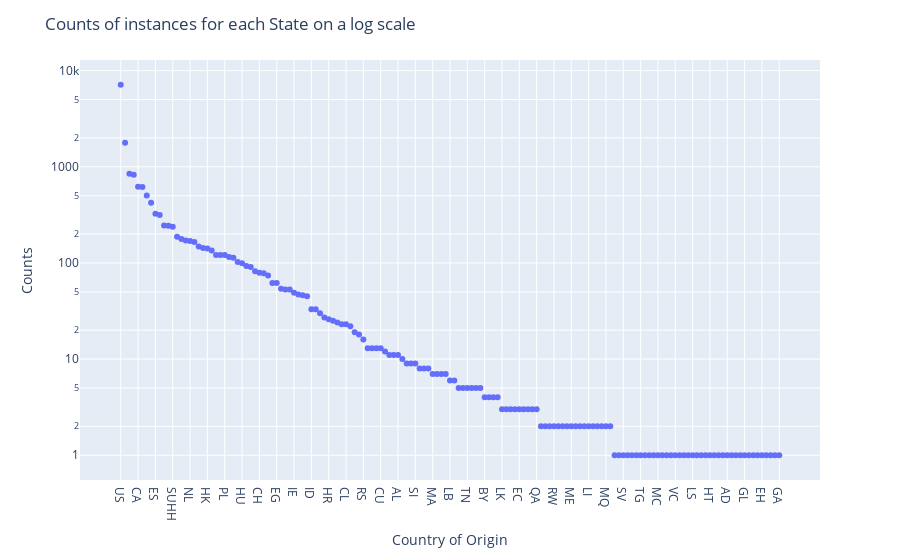

Source (notebook cell):
### Code cell
# Using a graph to visualize the distribution
import plotly.express as px

fig = px.scatter(df_counts, x='countryOfOrigin', y='counts', log_y=True)
fig.update_layout(title='Counts of instances for each State on a log scale',
                  xaxis_title='Country of Origin',
                  yaxis_title='Counts')
fig.show()

### Figure 1 — Plotly figure (JSON) as saved in the notebook; plotly's stock layout.template omitted (floating-point values rounded to 4 significant figures; data arrays with more than 128 entries replaced by an {"elided": "..."} marker saying what was removed)
{"data": [{"hovertemplate": "countryOfOrigin=%{x}<br>counts=%{y}<extra></extra>", "legendgroup": "", "marker": {"color": "#636efa", "symbol": "circle"}, "mode": "markers", "name": "", "orientation": "v", "showlegend": false, "type": "scatter", "x": {"elided": "153 str values"}, "xaxis": "x", "y": {"elided": "153 int values"}, "yaxis": "y"}], "layout": {"legend": {"tracegroupgap": 0}, "margin": {"t": 60}, "title": {"text": "Counts of instances for each State on a log scale"}, "xaxis": {"anchor": "y", "domain": [0, 1], "title": {"text": "Country of Origin"}}, "yaxis": {"anchor": "x", "domain": [0, 1], "title": {"text": "Counts"}, "type": "log"}}}
